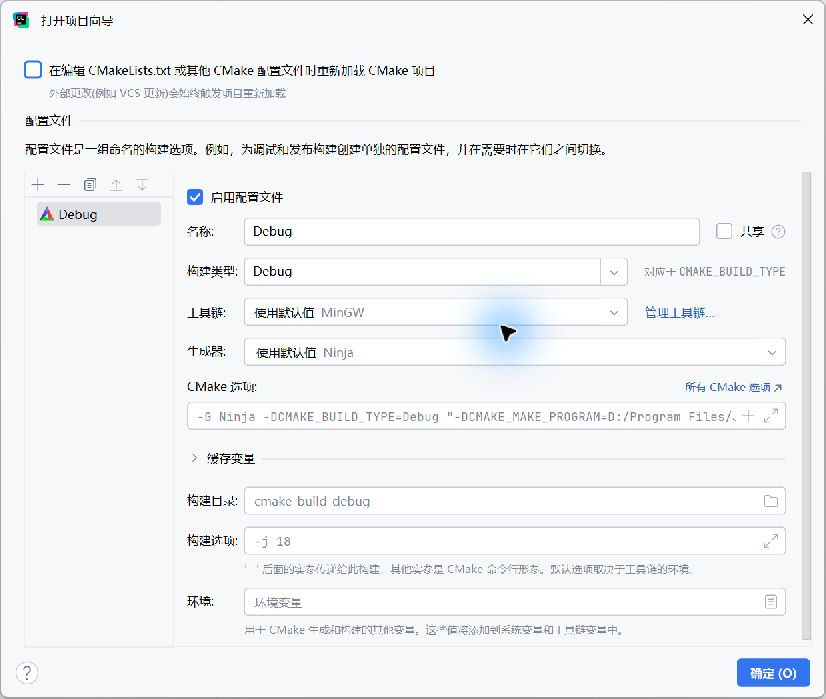
#> input picture 01-基础通识/images/ide/clion-cmake.jpg, 826 x 699 px
$ python check_image.py '../../../01-基础通识/images/ide/clion-cmake.jpg'
#> lines starting #> are read from the running program, lines starting #| are printed output that depends on the picture; after the words box and inside, x2 and y2 are one past the last pixel; in counts of white or black regions, pixels touching at a corner belong together
"""记录实际文件和8位图像观测；不从图片猜相机曝光、序列号。"""
import argparse
import hashlib
import json
from pathlib import Path
import cv2
import numpy as np


def inspect(path):
    image = cv2.imread(str(path), cv2.IMREAD_UNCHANGED)
#> image is the input picture: shape (699, 826, 3); mean B, G, R 245.2, 242.9, 241.4
    if image is None:
        raise ValueError("文件打不开")
    if image.dtype != np.uint8 or image.ndim not in (2, 3):
        raise ValueError("本例仅检查8位灰度/BGR图")
    if image.ndim == 3 and image.shape[2] != 3:
        raise ValueError("本例不解释其他通道格式")
    near_max = image >= 250
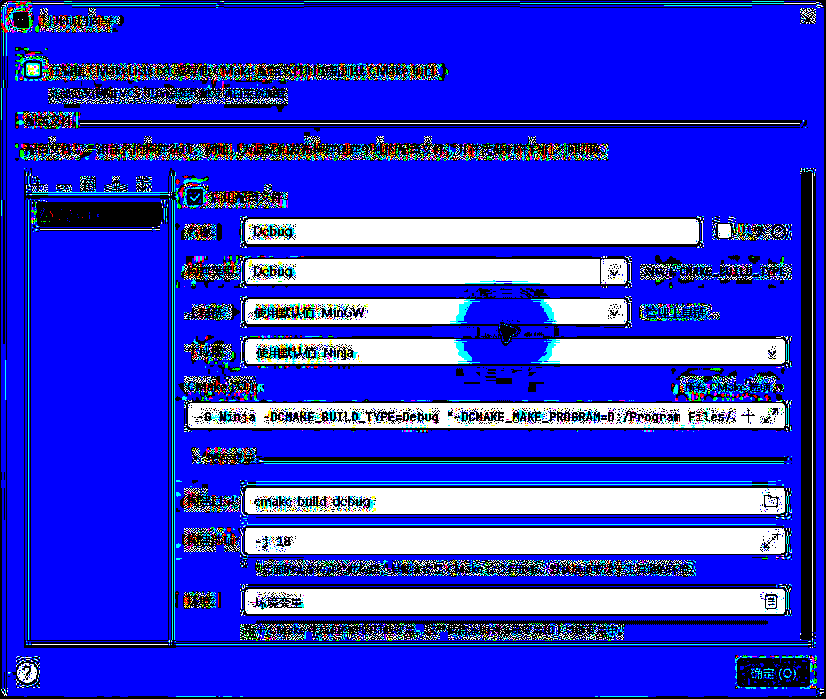
#> near_max: shape (699, 826, 3) bool; mean B, G, R 0.825, 0.202, 0.179
    if image.ndim == 3:
        near_max = np.any(near_max, axis=2)
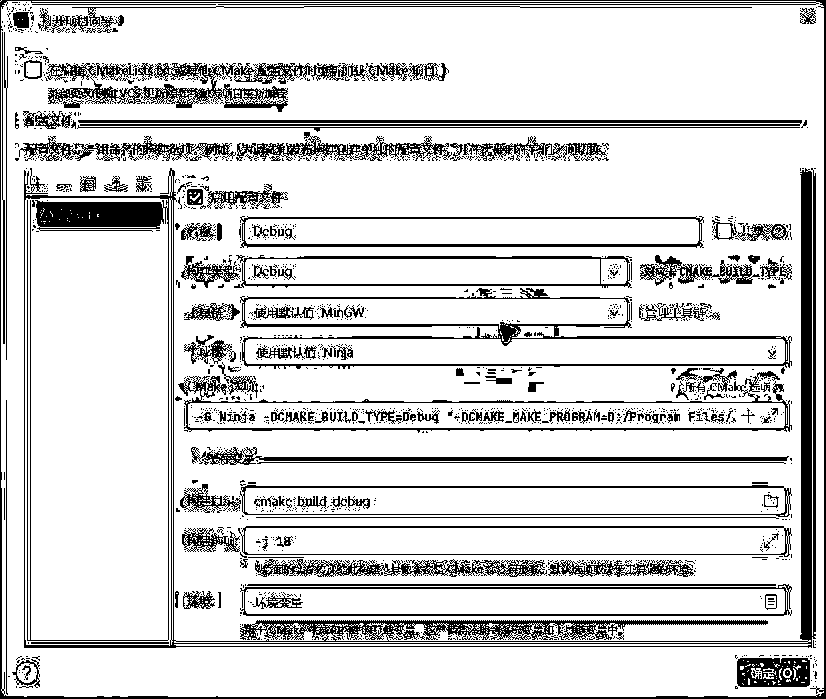
#> near_max: shape (699, 826) bool; 83.7% white; 1631 black regions (1446 under 20 px), largest, box (x1, y1, x2, y2) and area: (24, 168, 816, 648) 20771, (0, 0, 826, 699) 6521, (240, 288, 792, 369) 5028
    return {"file": str(path.resolve()), "sha256": hashlib.sha256(path.read_bytes()).hexdigest(),
            "width": image.shape[1], "height": image.shape[0],
            "channels": 1 if image.ndim == 2 else 3,
            "near_max_fraction": float(near_max.mean()),
            "camera_serial": None, "exposure_us": None, "sample_clock": None}


def main():
    p = argparse.ArgumentParser(description=__doc__); p.add_argument("image", type=Path)
    a = p.parse_args()
    try:
        print(json.dumps(inspect(a.image), ensure_ascii=False))
    except ValueError as error:
        p.error(str(error))


if __name__ == "__main__":
    main()

$ run again, on 01-基础通识/images/ide/clion-overview.jpg
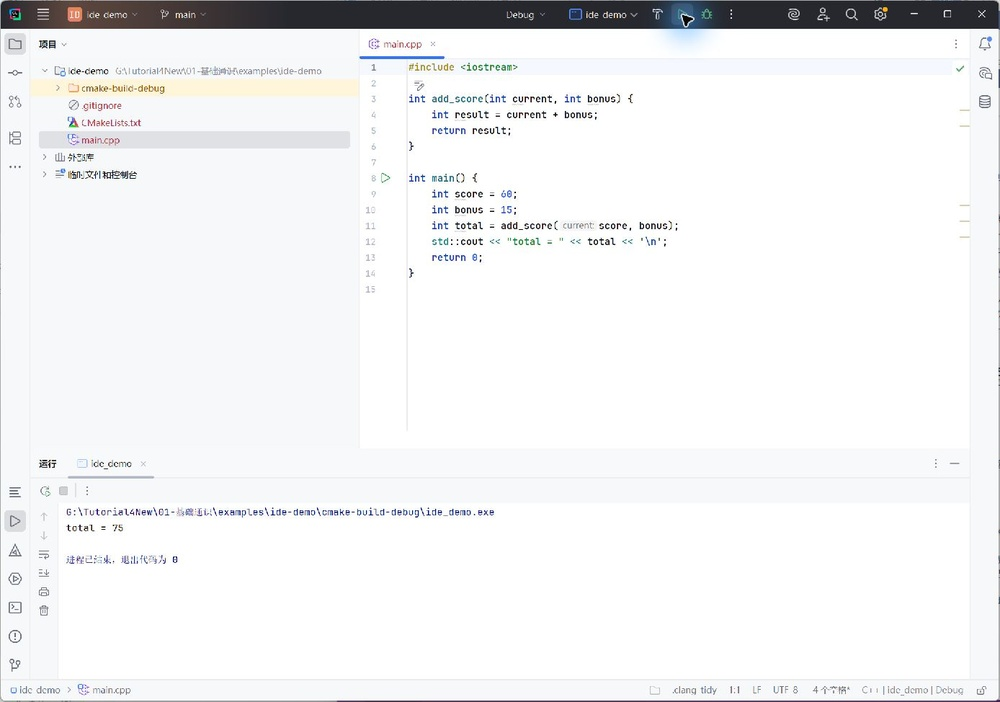
#> input picture 01-基础通识/images/ide/clion-overview.jpg, 1000 x 702 px, shrunk from 1388 x 974 before the run
#> in inspect, image is the input picture: shape (702, 1000, 3); mean B, G, R 242.1, 241.2, 240.8
#> in inspect, `near_max = image >= 250`:
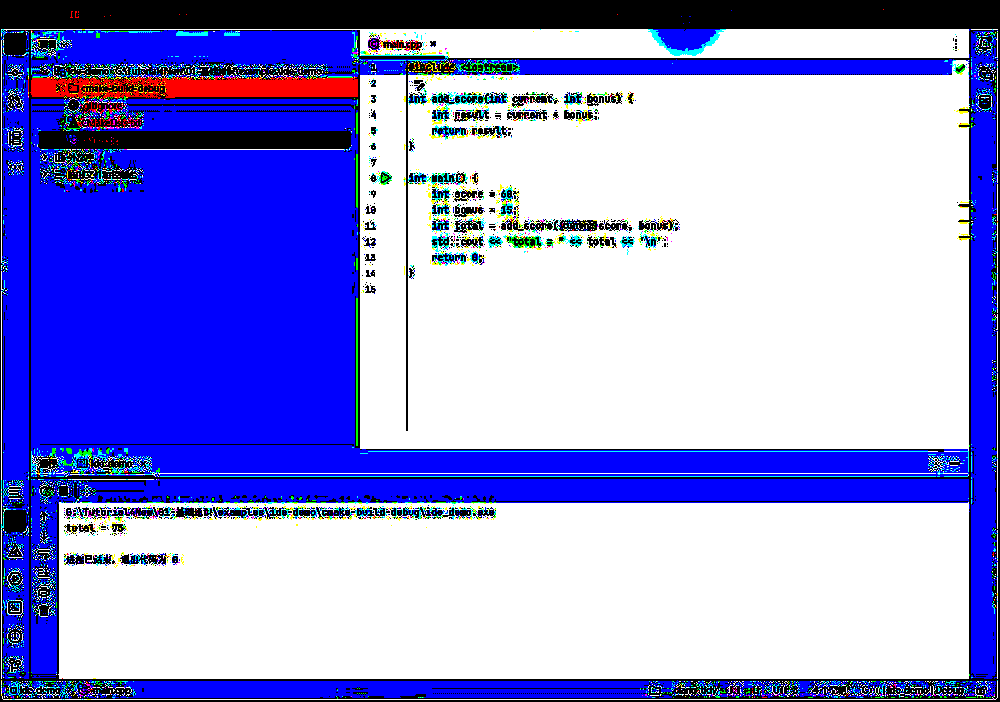
#> near_max: shape (702, 1000, 3) bool; mean B, G, R 0.863, 0.582, 0.575
#> in inspect, `near_max = np.any(near_max, axis=2)`:
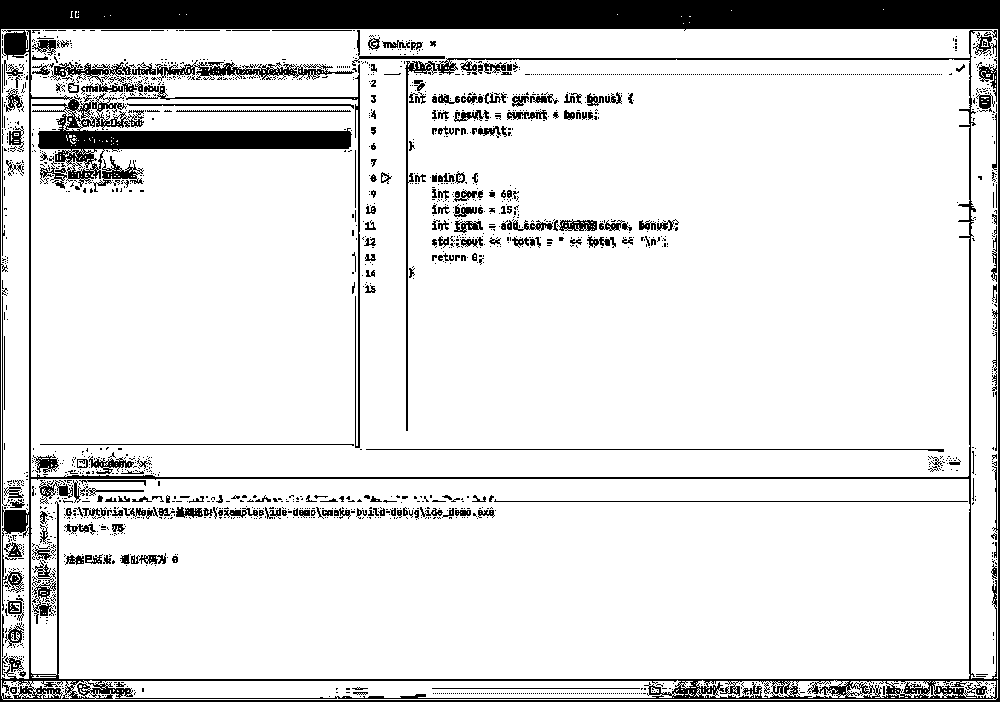
#> near_max: shape (702, 1000) bool; 87.9% white; 2029 black regions (1768 under 20 px), largest, box (x1, y1, x2, y2) and area: (0, 0, 1000, 702) 56619, (126, 64, 360, 448) 1544, (155, 60, 354, 81) 1451

$ run again, on 01-基础通识/images/ide/vscode-debug.jpg
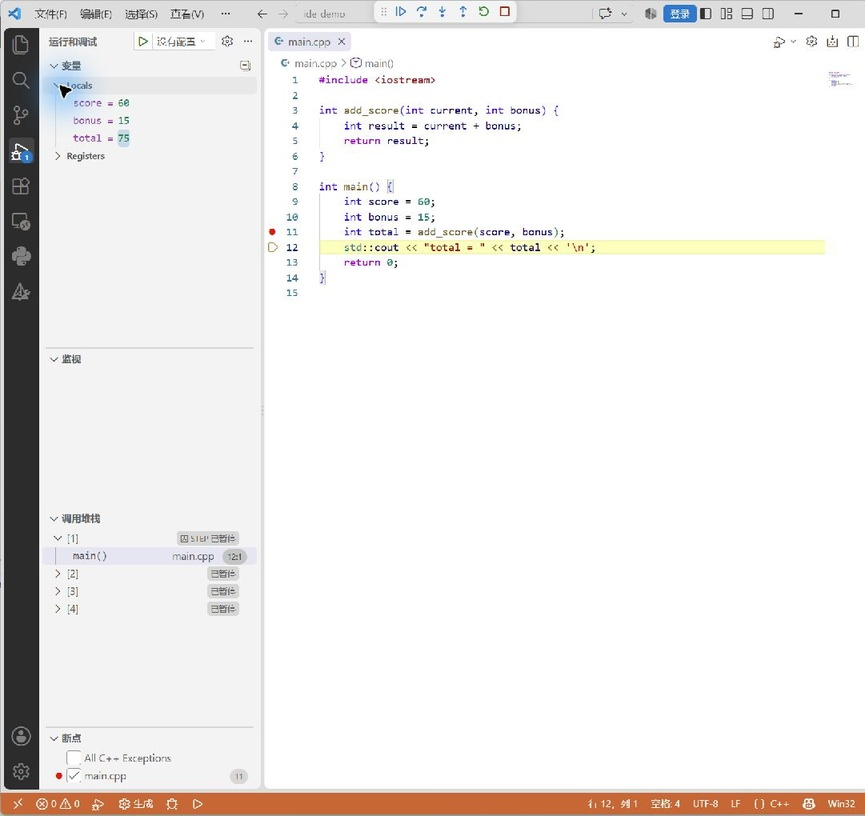
#> input picture 01-基础通识/images/ide/vscode-debug.jpg, 865 x 816 px, shrunk from 1081 x 1020 before the run
#> in inspect, image is the input picture: shape (816, 865, 3); mean B, G, R 234.7, 236.3, 238.5
#> in inspect, `near_max = image >= 250`:
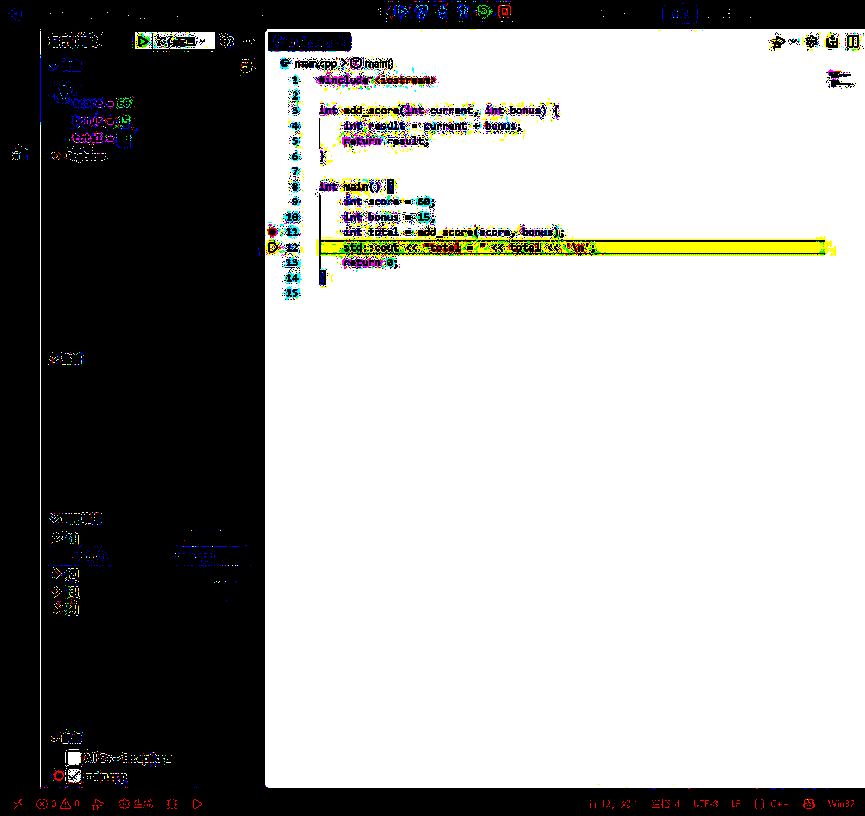
#> near_max: shape (816, 865, 3) bool; mean B, G, R 0.62, 0.629, 0.629
#> in inspect, `near_max = np.any(near_max, axis=2)`:
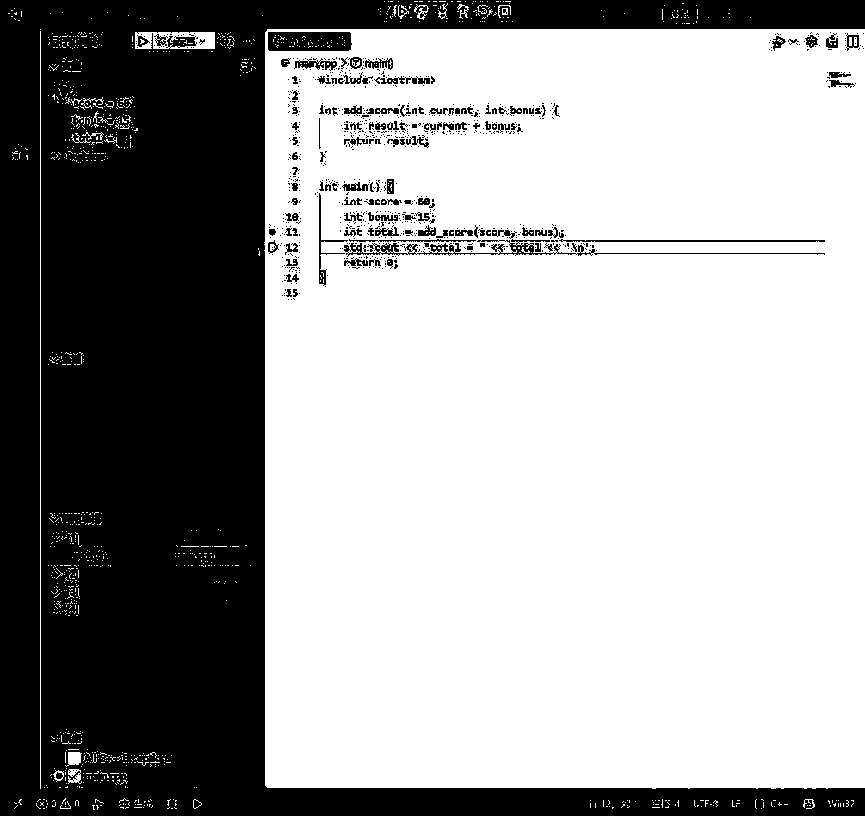
#> near_max: shape (816, 865) bool; 63.6% white; 826 black regions (695 under 20 px), largest, box (x1, y1, x2, y2) and area: (0, 0, 865, 816) 244864, (268, 32, 352, 51) 1493, (344, 239, 825, 257) 1492

$ run again, on 01-基础通识/images/ide/vscode-overview.jpg
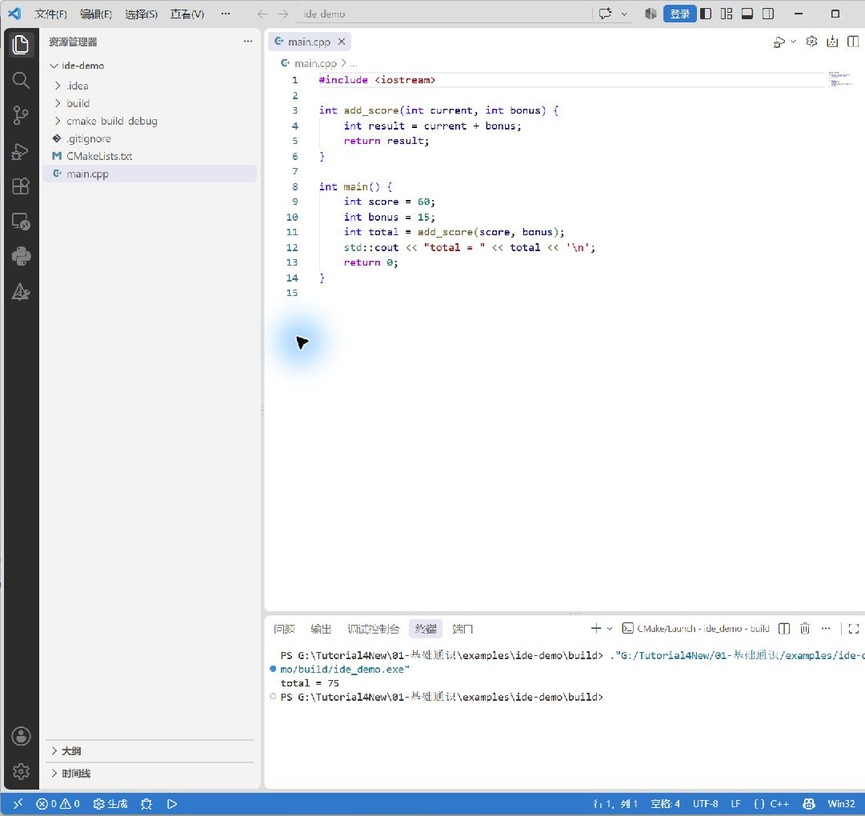
#> input picture 01-基础通识/images/ide/vscode-overview.jpg, 865 x 816 px, shrunk from 1081 x 1020 before the run
#> in inspect, image is the input picture: shape (816, 865, 3); mean B, G, R 238.3, 235.9, 233.9
#> in inspect, `near_max = image >= 250`:
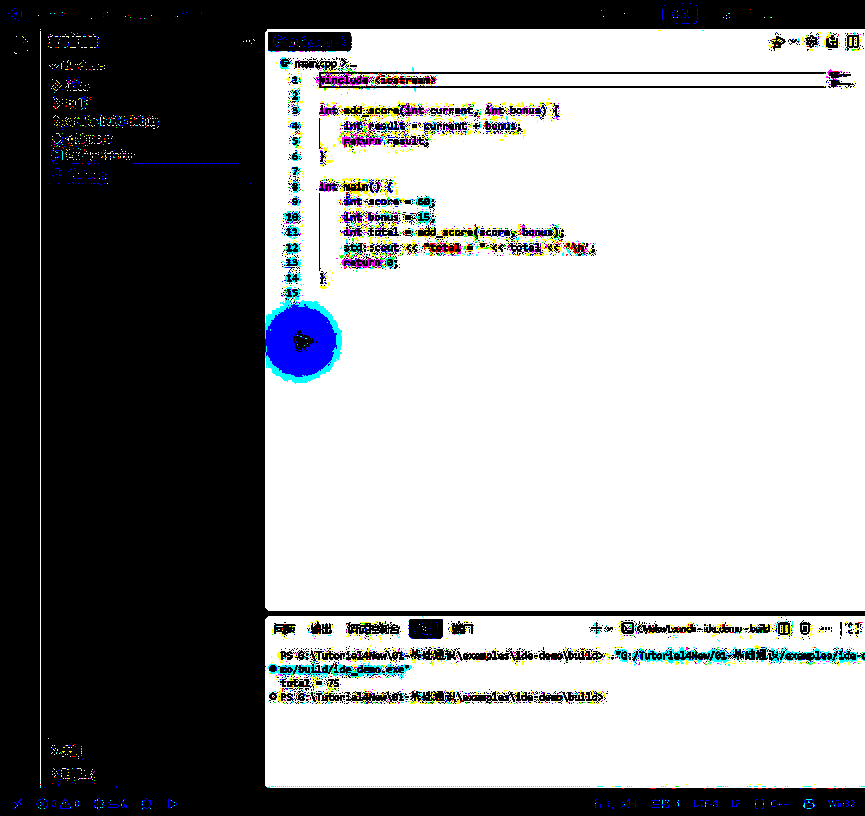
#> near_max: shape (816, 865, 3) bool; mean B, G, R 0.606, 0.603, 0.598
#> in inspect, `near_max = np.any(near_max, axis=2)`:
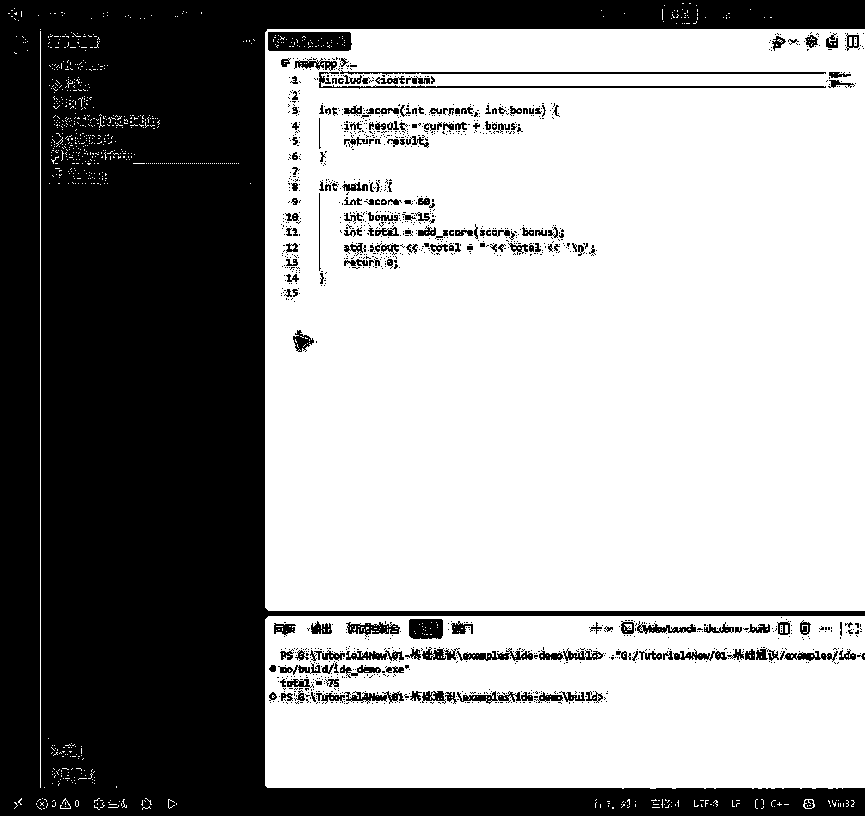
#> near_max: shape (816, 865) bool; 61.5% white; 1321 black regions (1117 under 20 px), largest, box (x1, y1, x2, y2) and area: (0, 0, 865, 816) 250779, (268, 32, 352, 51) 1493, (319, 72, 826, 89) 1096
